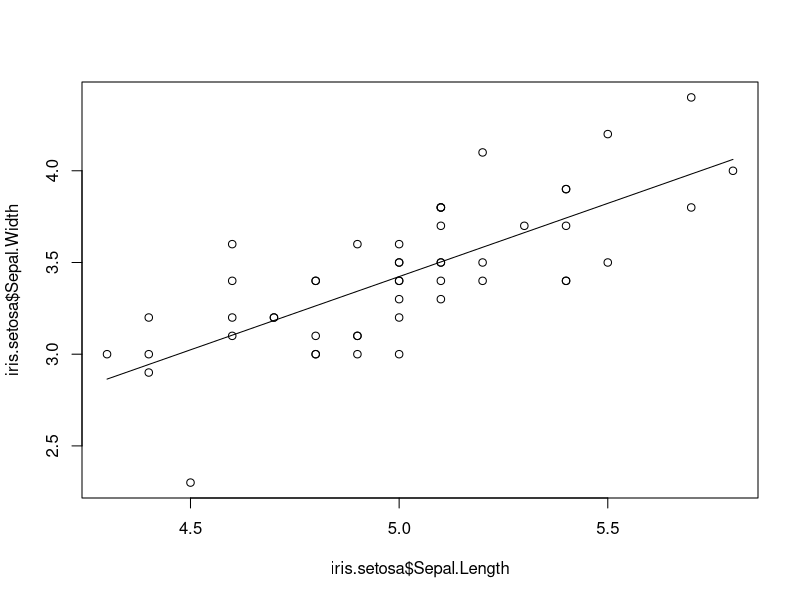

This figure's R source:
## ---- chunk 1
knitr::opts_chunk$set(echo = TRUE)
## ---- chunk 2
iris.setosa <- iris[iris$Species=="setosa",]
fit = lm(Sepal.Width~Sepal.Length,data=iris.setosa)
## ---- chunk 3
plot(iris.setosa$Sepal.Length,iris.setosa$Sepal.Width)
lines(iris.setosa$Sepal.Length,fitted(fit))
